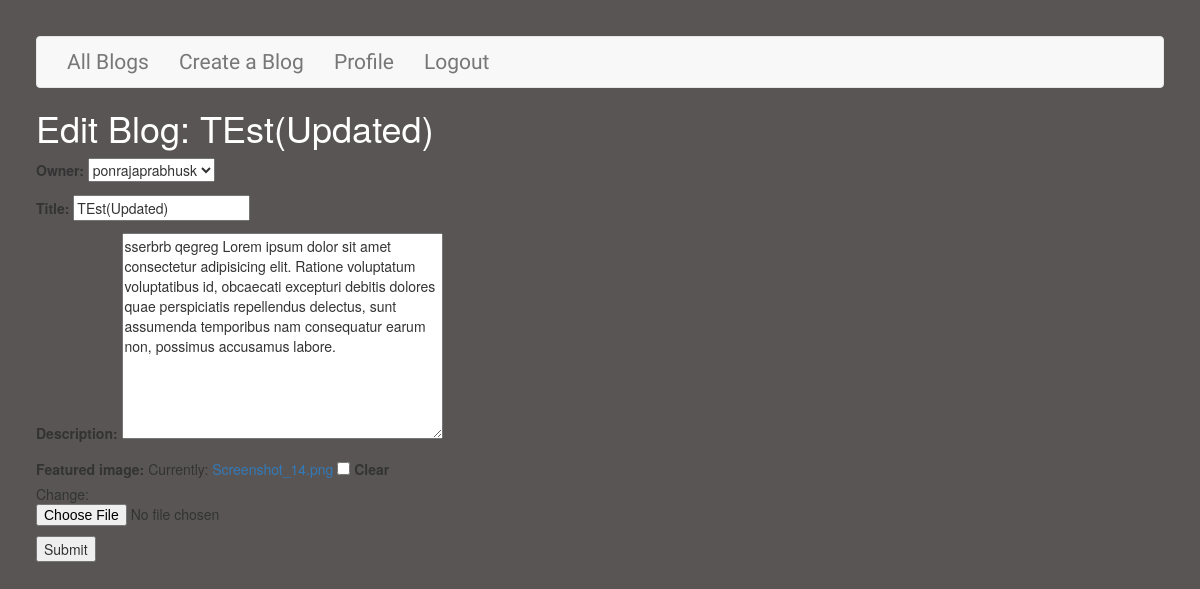
Screenshot of /edit_blog/bcc4ceeb-49c4-47dc-b8a6-19ff97455b5d (signed in) with the database file from the repository.
### blogs/models.py (models this page shows, shortened)
class Blog(models.Model):
    owner = models.ForeignKey(
    Profile, null=True, blank=True, on_delete=models.CASCADE)
    title = models.CharField(max_length=200)
    description = models.TextField(null=True, blank=True)
    featured_image = models.ImageField(null=True, blank=True)
    id = models.UUIDField(default=uuid.uuid4, unique=True,primary_key=True, editable=False)
    created = models.DateTimeField(auto_now_add=True)
    class Meta:
        ordering = ['created']

### blogs/views.py (the view)
# urls.py: path('edit_blog/<str:pk>', views.editBlog, name="edit-blog"),
@login_required(login_url='login')
def editBlog(request,pk):
    blog = Blog.objects.get(id=pk)
    form = BlogForm(instance=blog)
    if request.method == 'POST':
        form = BlogForm(request.POST, request.FILES, instance=blog)
        if form.is_valid():
            blog = form.save()
            return redirect('')
    context = {'form': form, 'blog': blog}
    return render(request, "edit_blog.html", context)

### blogs/forms.py
class BlogForm(ModelForm):
    class Meta:
        model = Blog
        fields = '__all__'

### users/models.py (called while the page is built)
    def __str__(self):
        return str(self.username)

### templates/edit_blog.html (shortened to what this page needs)
{% extends 'base.html' %}
{% block content %}
<div>
    <h1 style="color: #fff;">Edit Blog: {{blog.title}}</h1>
    <form action="" method="post" enctype="multipart/form-data" >
        {{form.as_p}}
        <input type="submit" value="Submit">
    </form>
</div>
{% endblock %}

### static/css/blog.css (style rules this page uses)
.template { background-color: rgb(89, 85, 85); margin: 3%; }

### rows the page displays
Blog: title "TEst(Updated)", owner "ponrajaprabhusk", description "sserbrb qegreg Lorem ipsum dolor sit amet consectetur adipisicing elit. Ratione voluptatum voluptatibus id, obcaecati excepturi debitis dolores quae perspiciatis repellendus delectus, sunt assumenda temporibus nam consequatur earum non, possimus accusamus labore."
